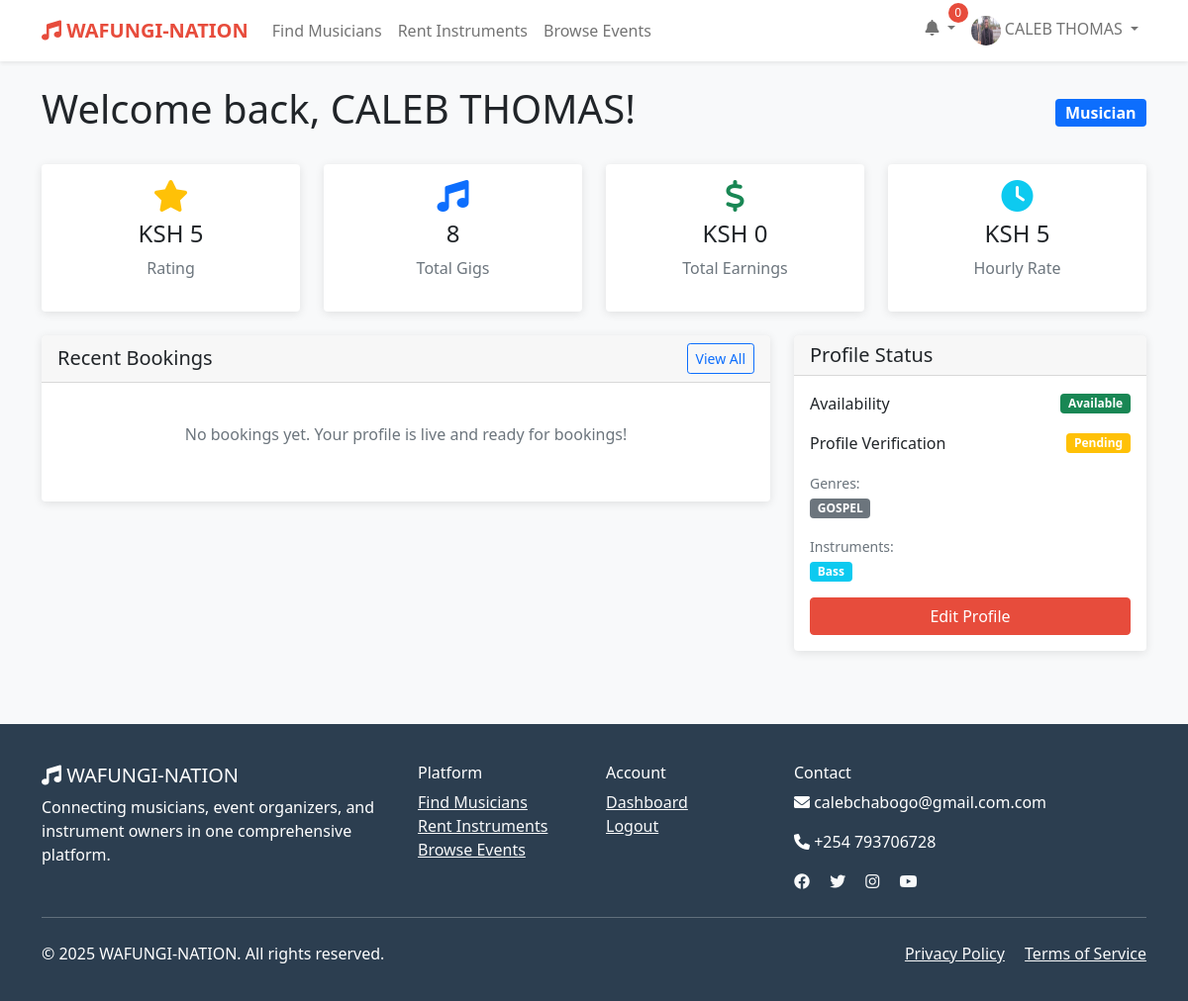
The page /dashboard/ (signed in) on the database as committed earlier.
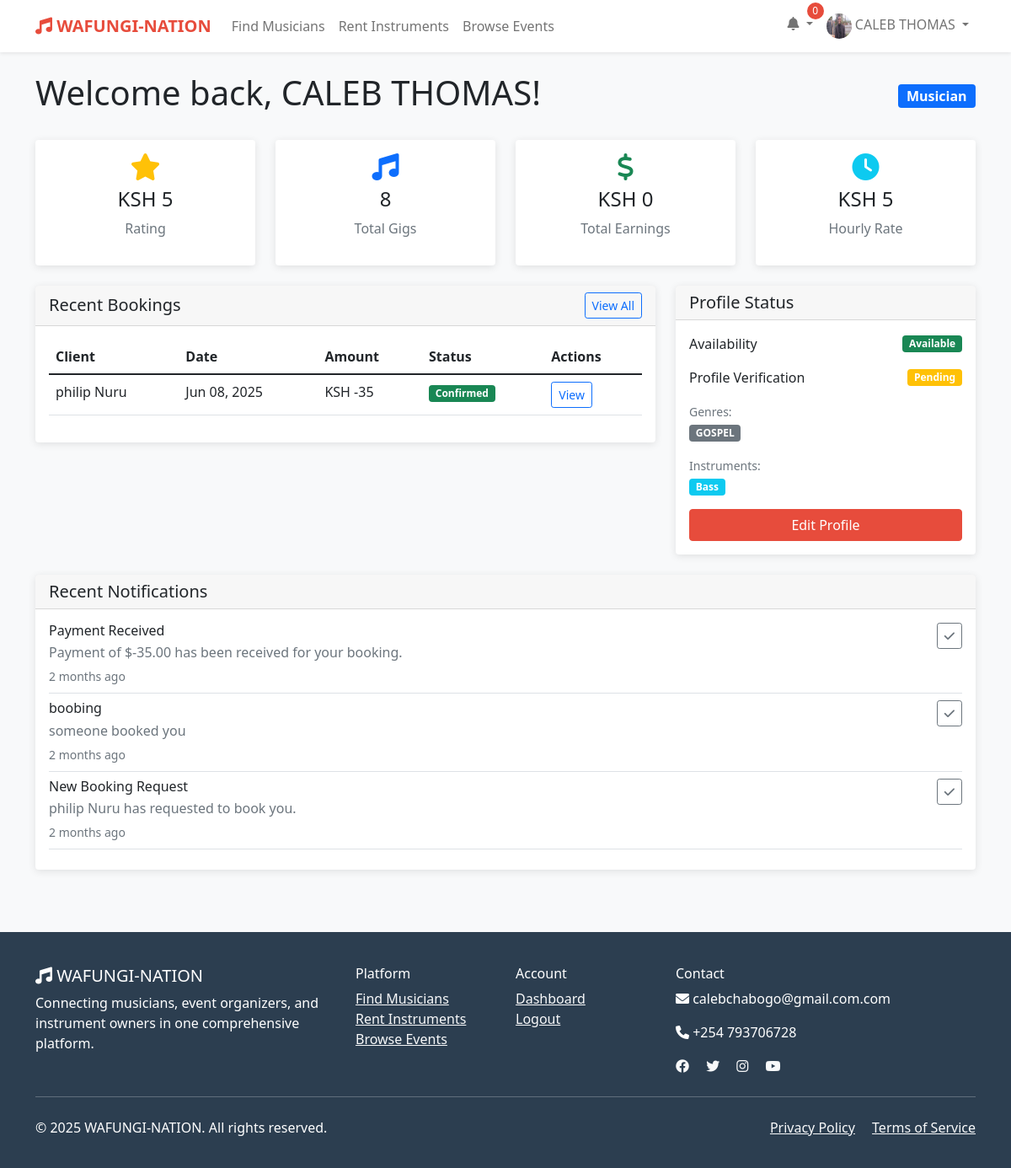
The same page on the database as committed later.
### wafungi/models.py (models this page shows, shortened)
class Genre(models.Model):
    name = models.CharField(max_length=50, unique=True)
    description = models.TextField(blank=True)

class Instrument(models.Model):
    name = models.CharField(max_length=50, unique=True)
    category = models.CharField(max_length=50)

class Booking(models.Model):
    STATUS_CHOICES = (
        ('pending', 'Pending'),
        ('confirmed', 'Confirmed'),
        ('completed', 'Completed'),
        ('cancelled', 'Cancelled'),
    )
    client = models.ForeignKey(User, on_delete=models.CASCADE, related_name='bookings_made')
    musician = models.ForeignKey(User, on_delete=models.CASCADE, related_name='bookings_received', null=True, blank=True)
    instrument_listing = models.ForeignKey(InstrumentListing, on_delete=models.CASCADE, null=True, blank=True)
    event = models.ForeignKey(Event, on_delete=models.CASCADE, null=True, blank=True)
    start_date = models.DateTimeField()
    end_date = models.DateTimeField()
    total_amount = models.DecimalField(max_digits=10, decimal_places=2)
    status = models.CharField(max_length=20, choices=STATUS_CHOICES, default='pending')
    payment_status = models.BooleanField(default=False)
    notes = models.TextField(blank=True)
    created_at = models.DateTimeField(auto_now_add=True)

class User(AbstractUser):
    USER_TYPES = (
        ('musician', 'Musician'),
        ('organizer', 'Event Organizer'),
        ('instrument_owner', 'Instrument Owner'),
        ('client', 'Client'),
    )
    user_type = models.CharField(max_length=20, choices=USER_TYPES)
    phone = models.CharField(max_length=15, blank=True)
    location = models.CharField(max_length=100, blank=True)
    profile_picture = models.ImageField(upload_to='profiles/', blank=True, null=True)
    bio = models.TextField(blank=True)
    is_verified = models.BooleanField(default=False)
    created_at = models.DateTimeField(auto_now_add=True)
    updated_at = models.DateTimeField(auto_now=True)

class Notification(models.Model):
    user = models.ForeignKey(User, on_delete=models.CASCADE)
    title = models.CharField(max_length=200)
    message = models.TextField()
    is_read = models.BooleanField(default=False)
    created_at = models.DateTimeField(auto_now_add=True)

### wafungi/views.py (the view, shortened to what this page needs)
# urls.py: path('dashboard/', views.dashboard, name='dashboard'),
@login_required
def dashboard(request):
    context = {}
    if request.user.user_type == 'musician':
        try:
            profile = request.user.musicianprofile
            context.update({
                'profile': profile,
                'recent_bookings': Booking.objects.filter(
                    musician=request.user
                ).order_by('-created_at')[:5],
                'total_earnings': Booking.objects.filter(
                    musician=request.user,
                    status='completed',
                    payment_status=True
                ).aggregate(total=Sum('total_amount'))['total'] or 0,
            })
        except MusicianProfile.DoesNotExist:
            return redirect('profile_setup')
    context.update({
        'notifications': Notification.objects.filter(
            user=request.user,
            is_read=False
        ).order_by('-created_at')[:5],
    })
    return render(request, 'wafungi/dashboard.html', context)

### wafungi/templatetags/wafungi_filters.py (called while the page is built)
@register.filter
def ksh_currency(value):
    try:
        return f"KSH {float(value):,.0f}"
    except (ValueError, TypeError):
        return "KSH 0"

### templates/wafungi/dashboard.html (shortened to what the changed rows need)
{% extends 'base.html' %}
{% load wafungi_filters %}
{% block content %}
<div class="container py-4">
    <div class="row">
        <div class="col-12">
            <div class="d-flex justify-content-between align-items-center mb-4">
                <h1>Welcome back, {{ user.get_full_name|default:user.username }}!</h1>
            </div>
        </div>
    </div>
    {% if user.user_type == 'musician' %}
    <div class="row g-4">
        <div class="col-md-8">
            <div class="card">
                <div class="card-body">
                    {% if recent_bookings %}
                        <div class="table-responsive">
                            <table class="table table-hover">
                                <thead>
                                    <tr>
                                        <th>Client</th>
                                        <th>Date</th>
                                        <th>Amount</th>
                                        <th>Status</th>
                                        <th>Actions</th>
                                    </tr>
                                </thead>
                                <tbody>
                                    {% for booking in recent_bookings %}
                                    <tr>
                                        <td>{{ booking.client.get_full_name|default:booking.client.username }}</td>
                                        <td>{{ booking.start_date|date:"M d, Y" }}</td>
                                        <td>{{ booking.total_amount|ksh_currency }}</td>
                                        <td>
                                            <span class="badge bg-{% if booking.status == 'confirmed' %}success{% elif booking.status == 'pending' %}warning{% elif booking.status == 'completed' %}primary{% else %}secondary{% endif %}">
                                                {{ booking.get_status_display }}
                                            </span>
                                        </td>
                                        <td>
                                            <a href="{% url 'booking_detail' booking.id %}" class="btn btn-sm btn-outline-primary">View</a>
                                        </td>
                                    </tr>
                                    {% endfor %}
                                </tbody>
                            </table>
                        </div>
                    {% else %}
                        <p class="text-muted text-center py-4">No bookings yet. Your profile is live and ready for bookings!</p>
                    {% endif %}
                </div>
            </div>
        </div>
        <div class="col-md-4">
            <div class="card">
                <div class="card-body">
                    <div class="mb-3">
                        <small class="text-muted">Genres:</small><br>
                        {% for genre in profile.genres.all %}
                            <span class="badge bg-secondary me-1">{{ genre.name }}</span>
                        {% endfor %}
                    </div>
                    <div class="mb-3">
                        <small class="text-muted">Instruments:</small><br>
                        {% for instrument in profile.instruments.all %}
                            <span class="badge bg-info me-1">{{ instrument.name }}</span>
                        {% endfor %}
                    </div>
                </div>
            </div>
        </div>
    </div>
    {% endif %}
    {% if notifications %}
    <div class="row mt-4">
        <div class="col-12">
            <div class="card">
                <div class="card-header">
                    <h5 class="mb-0">Recent Notifications</h5>
                </div>
                <div class="card-body">
                    {% for notification in notifications %}
                    <div class="d-flex justify-content-between align-items-start border-bottom pb-2 mb-2">
                        <div>
                            <h6 class="mb-1">{{ notification.title }}</h6>
                            <p class="mb-1 text-muted">{{ notification.message }}</p>
                            <small class="text-muted">{{ notification.created_at|timesince }} ago</small>
                        </div>
                        <button class="btn btn-sm btn-outline-secondary" onclick="markAsRead({{ notification.id }})">
                            <i class="fas fa-check"></i>
                        </button>
                    </div>
                    {% endfor %}
                </div>
            </div>
        </div>
    </div>
    {% endif %}
</div>
{% endblock %}

Rows that differ between the two databases and show on the page:
added Booking: client.get_full_name "philip Nuru", start_date "Jun 08, 2025", total_amount|ksh_currency "KSH -35", status "Confirmed"
added Notification: title "Payment Received", message "Payment of $-35.00 has been received for your booking.", created_at "2 months"
added Notification: title "boobing", message "someone booked you", created_at "2 months"
added Notification: title "New Booking Request", message "philip Nuru has requested to book you.", created_at "2 months"
Other text that changed with them:
text no longer shown: "No bookings yet. Your profile is live and ready for bookings!"
text now shown: "Client Date Amount Status Actions Recent Notifications"
